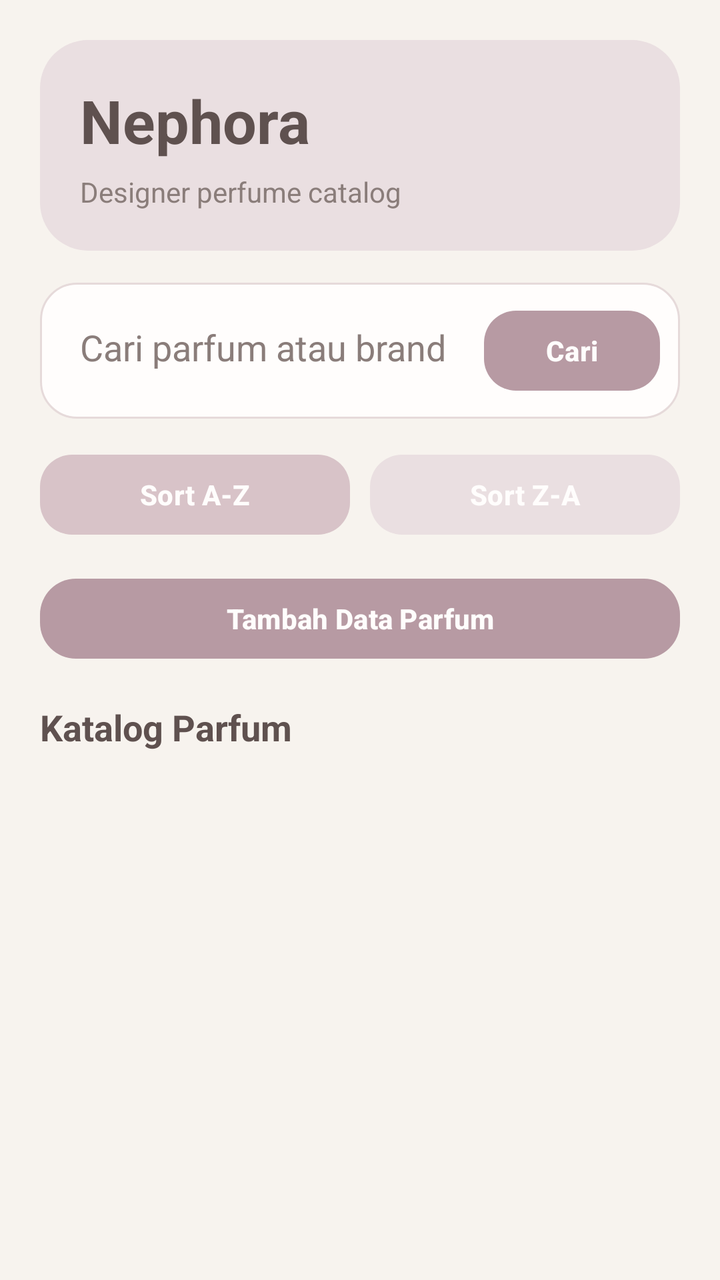
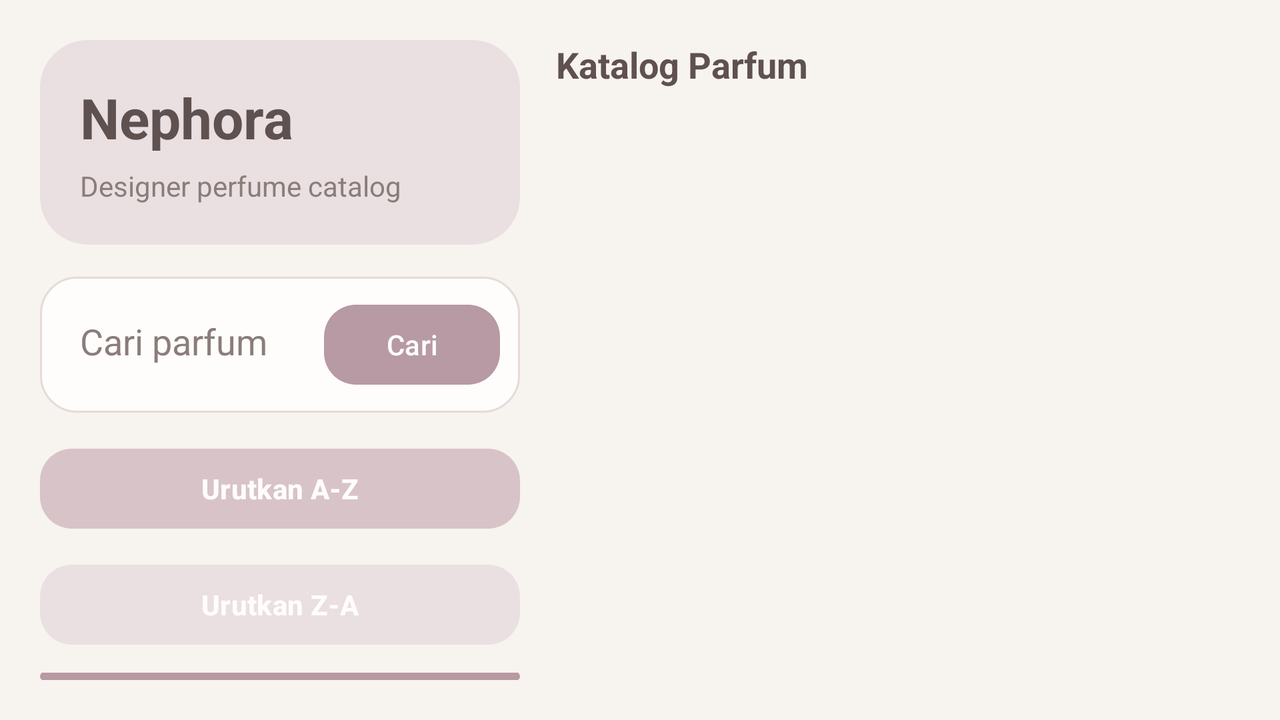

Compare how this app lays out the same screen by default and in its alternative resource folder. The renders come first, then the two layout files and the values they reference.
<!-- AndroidManifest.xml: application theme Theme.Nephora -->
<!-- res/layout/activity_main.xml -->
<?xml version="1.0" encoding="utf-8"?>
<androidx.constraintlayout.widget.ConstraintLayout
    xmlns:android="http://schemas.android.com/apk/res/android"
    xmlns:app="http://schemas.android.com/apk/res-auto"
    xmlns:tools="http://schemas.android.com/tools"
    android:layout_width="match_parent"
    android:layout_height="match_parent"
    android:background="@color/md_theme_light_background"
    android:padding="20dp"
    tools:context=".MainActivity">

    <LinearLayout
        android:id="@+id/layoutHero"
        android:layout_width="0dp"
        android:layout_height="wrap_content"
        android:background="@drawable/bg_hero"
        android:orientation="vertical"
        android:padding="20dp"
        app:layout_constraintTop_toTopOf="parent"
        app:layout_constraintStart_toStartOf="parent"
        app:layout_constraintEnd_toEndOf="parent">

        <TextView
            android:id="@+id/tvAppName"
            android:layout_width="wrap_content"
            android:layout_height="wrap_content"
            android:text="Nephora"
            android:textColor="@color/md_theme_light_onPrimaryContainer"
            android:textSize="30sp"
            android:textStyle="bold" />

        <TextView
            android:id="@+id/tvTagline"
            android:layout_width="wrap_content"
            android:layout_height="wrap_content"
            android:layout_marginTop="6dp"
            android:text="Designer perfume catalog"
            android:textColor="@color/text_secondary"
            android:textSize="14sp" />
    </LinearLayout>

    <LinearLayout
        android:id="@+id/layoutSearch"
        android:layout_width="0dp"
        android:layout_height="wrap_content"
        android:layout_marginTop="16dp"
        android:background="@drawable/bg_soft_input"
        android:orientation="horizontal"
        android:padding="10dp"
        app:layout_constraintTop_toBottomOf="@id/layoutHero"
        app:layout_constraintStart_toStartOf="parent"
        app:layout_constraintEnd_toEndOf="parent">

        <EditText
            android:id="@+id/etSearch"
            android:layout_width="0dp"
            android:layout_height="wrap_content"
            android:layout_weight="1"
            android:background="@null"
            android:hint="Cari parfum atau brand"
            android:inputType="text"
            android:padding="10dp"
            android:textColor="@color/md_theme_light_onSurface"
            android:textColorHint="@color/text_secondary" />

        <com.google.android.material.button.MaterialButton
            android:id="@+id/btnCari"
            android:layout_width="wrap_content"
            android:layout_height="wrap_content"
            android:text="Cari"
            android:textAllCaps="false"
            android:textStyle="bold"
            app:backgroundTint="@color/md_theme_light_primary"
            app:cornerRadius="16dp" />
    </LinearLayout>

    <LinearLayout
        android:id="@+id/layoutSort"
        android:layout_width="0dp"
        android:layout_height="wrap_content"
        android:layout_marginTop="14dp"
        android:orientation="horizontal"
        app:layout_constraintTop_toBottomOf="@id/layoutSearch"
        app:layout_constraintStart_toStartOf="parent"
        app:layout_constraintEnd_toEndOf="parent">

        <com.google.android.material.button.MaterialButton
            android:id="@+id/btnSortAZ"
            android:layout_width="0dp"
            android:layout_height="wrap_content"
            android:layout_weight="1"
            android:text="Sort A-Z"
            android:textAllCaps="false"
            android:textStyle="bold"
            app:backgroundTint="@color/md_theme_light_secondary"
            app:cornerRadius="16dp"
            app:iconPadding="8dp" />

        <com.google.android.material.button.MaterialButton
            android:id="@+id/btnSortZA"
            android:layout_width="0dp"
            android:layout_height="wrap_content"
            android:layout_marginStart="10dp"
            android:layout_weight="1"
            android:text="Sort Z-A"
            android:textAllCaps="false"
            android:textStyle="bold"
            app:backgroundTint="@color/md_theme_light_primaryContainer"
            app:cornerRadius="16dp" />
    </LinearLayout>

    <com.google.android.material.button.MaterialButton
        android:id="@+id/btnTambah"
        android:layout_width="0dp"
        android:layout_height="wrap_content"
        android:layout_marginTop="14dp"
        android:text="Tambah Data Parfum"
        android:textAllCaps="false"
        android:textStyle="bold"
        app:backgroundTint="@color/md_theme_light_primary"
        app:cornerRadius="18dp"
        app:layout_constraintTop_toBottomOf="@id/layoutSort"
        app:layout_constraintStart_toStartOf="parent"
        app:layout_constraintEnd_toEndOf="parent" />

    <TextView
        android:id="@+id/tvSectionTitle"
        android:layout_width="wrap_content"
        android:layout_height="wrap_content"
        android:layout_marginTop="18dp"
        android:text="Katalog Parfum"
        android:textColor="@color/md_theme_light_onBackground"
        android:textSize="18sp"
        android:textStyle="bold"
        app:layout_constraintTop_toBottomOf="@id/btnTambah"
        app:layout_constraintStart_toStartOf="parent" />

    <androidx.recyclerview.widget.RecyclerView
        android:id="@+id/rvParfum"
        android:layout_width="0dp"
        android:layout_height="0dp"
        android:layout_marginTop="10dp"
        android:clipToPadding="false"
        android:paddingBottom="8dp"
        tools:listitem="@layout/item_parfum"
        app:layout_constraintTop_toBottomOf="@id/tvSectionTitle"
        app:layout_constraintBottom_toBottomOf="parent"
        app:layout_constraintStart_toStartOf="parent"
        app:layout_constraintEnd_toEndOf="parent" />

</androidx.constraintlayout.widget.ConstraintLayout>
<!-- resources referenced by this layout -->
<resources>
  <color name="md_theme_light_background">#F7F3EE</color>
  <color name="md_theme_light_onBackground">#5F514F</color>
  <color name="md_theme_light_onPrimaryContainer">#5F514F</color>
  <color name="md_theme_light_onSurface">#5F514F</color>
  <color name="md_theme_light_primary">#B79AA3</color>
  <color name="md_theme_light_primaryContainer">#EADFE1</color>
  <color name="md_theme_light_secondary">#D8C3C8</color>
  <color name="text_secondary">#8A7D7A</color>
  <!-- drawable bg_hero (drawable) -->
  <?xml version="1.0" encoding="utf-8"?>
  <shape xmlns:android="http://schemas.android.com/apk/res/android">
      <solid android:color="@color/md_theme_light_primaryContainer" />
      <corners android:radius="24dp" />
  </shape>
  <!-- drawable bg_soft_input (drawable) -->
  <?xml version="1.0" encoding="utf-8"?>
  <shape xmlns:android="http://schemas.android.com/apk/res/android">
      <solid android:color="@color/md_theme_light_surface" />
      <corners android:radius="18dp" />
      <stroke
          android:width="1dp"
          android:color="@color/divider_soft" />
  </shape>
  <style name="Theme.Nephora" parent="Theme.Material3.Light.NoActionBar">
          <item name="colorPrimary">@color/md_theme_light_primary</item>
          <item name="colorOnPrimary">@color/md_theme_light_onPrimary</item>
          <item name="colorPrimaryContainer">@color/md_theme_light_primaryContainer</item>
          <item name="colorOnPrimaryContainer">@color/md_theme_light_onPrimaryContainer</item>
  
          <item name="colorSecondary">@color/md_theme_light_secondary</item>
          <item name="colorOnSecondary">@color/md_theme_light_onSecondary</item>
          <item name="colorSecondaryContainer">@color/md_theme_light_secondaryContainer</item>
          <item name="colorOnSecondaryContainer">@color/md_theme_light_onSecondaryContainer</item>
  
          <item name="colorSurface">@color/md_theme_light_surface</item>
          <item name="colorOnSurface">@color/md_theme_light_onSurface</item>
          <item name="android:colorBackground">@color/md_theme_light_background</item>
          <item name="colorOnBackground">@color/md_theme_light_onBackground</item>
  
          <item name="colorError">@color/md_theme_light_error</item>
          <item name="colorOnError">@color/md_theme_light_onError</item>
  
          <item name="android:statusBarColor">@color/md_theme_light_background</item>
          <item name="android:navigationBarColor">@color/md_theme_light_background</item>
  
          <item name="android:windowLightStatusBar" tools:targetApi="m">true</item>
          <item name="android:windowLightNavigationBar" tools:targetApi="o_mr1">true</item>
      </style>
  <color name="md_theme_light_surface">#FFFDFC</color>
  <color name="divider_soft">#E6DADA</color>
  <color name="md_theme_light_onPrimary">#FFFDFC</color>
  <color name="md_theme_light_onSecondary">#5F514F</color>
  <color name="md_theme_light_secondaryContainer">#F1E8EA</color>
  <color name="md_theme_light_onSecondaryContainer">#5F514F</color>
  <color name="md_theme_light_error">#B85C5C</color>
  <color name="md_theme_light_onError">#FFFFFF</color>
</resources>
<!-- res/layout-land/activity_main.xml (the repository's variant of the layout above) -->
<!-- drawn on the phone turned sideways -->
<?xml version="1.0" encoding="utf-8"?>
<androidx.constraintlayout.widget.ConstraintLayout
    xmlns:android="http://schemas.android.com/apk/res/android"
    xmlns:app="http://schemas.android.com/apk/res-auto"
    xmlns:tools="http://schemas.android.com/tools"
    android:layout_width="match_parent"
    android:layout_height="match_parent"
    android:background="@color/md_theme_light_background"
    android:padding="20dp"
    tools:context=".MainActivity">

    <androidx.constraintlayout.widget.Guideline
        android:id="@+id/guideline"
        android:layout_width="wrap_content"
        android:layout_height="wrap_content"
        android:orientation="vertical"
        app:layout_constraintGuide_percent="0.40" />

    <LinearLayout
        android:id="@+id/leftPanel"
        android:layout_width="0dp"
        android:layout_height="0dp"
        android:orientation="vertical"
        app:layout_constraintTop_toTopOf="parent"
        app:layout_constraintBottom_toBottomOf="parent"
        app:layout_constraintStart_toStartOf="parent"
        app:layout_constraintEnd_toStartOf="@id/guideline">

        <LinearLayout
            android:layout_width="match_parent"
            android:layout_height="wrap_content"
            android:background="@drawable/bg_hero"
            android:orientation="vertical"
            android:padding="20dp">

            <TextView
                android:layout_width="wrap_content"
                android:layout_height="wrap_content"
                android:text="Nephora"
                android:textColor="@color/md_theme_light_onPrimaryContainer"
                android:textSize="28sp"
                android:textStyle="bold" />

            <TextView
                android:layout_width="wrap_content"
                android:layout_height="wrap_content"
                android:layout_marginTop="6dp"
                android:text="Designer perfume catalog"
                android:textColor="@color/text_secondary"
                android:textSize="14sp" />
        </LinearLayout>

        <LinearLayout
            android:layout_width="match_parent"
            android:layout_height="wrap_content"
            android:layout_marginTop="16dp"
            android:background="@drawable/bg_soft_input"
            android:orientation="horizontal"
            android:padding="10dp">

            <EditText
                android:id="@+id/etSearch"
                android:layout_width="0dp"
                android:layout_height="wrap_content"
                android:layout_weight="1"
                android:background="@null"
                android:hint="Cari parfum"
                android:padding="10dp"
                android:textColor="@color/md_theme_light_onSurface"
                android:textColorHint="@color/text_secondary" />

            <com.google.android.material.button.MaterialButton
                android:id="@+id/btnCari"
                android:layout_width="wrap_content"
                android:layout_height="wrap_content"
                android:text="Cari"
                android:textAllCaps="false"
                app:backgroundTint="@color/md_theme_light_primary"
                app:cornerRadius="16dp" />
        </LinearLayout>

        <com.google.android.material.button.MaterialButton
            android:id="@+id/btnSortAZ"
            android:layout_width="match_parent"
            android:layout_height="wrap_content"
            android:layout_marginTop="14dp"
            android:text="Urutkan A-Z"
            android:textAllCaps="false"
            android:textStyle="bold"
            app:backgroundTint="@color/md_theme_light_secondary"
            app:cornerRadius="16dp" />

        <com.google.android.material.button.MaterialButton
            android:id="@+id/btnSortZA"
            android:layout_width="match_parent"
            android:layout_height="wrap_content"
            android:layout_marginTop="10dp"
            android:text="Urutkan Z-A"
            android:textAllCaps="false"
            android:textStyle="bold"
            app:backgroundTint="@color/md_theme_light_primaryContainer"
            app:cornerRadius="16dp" />

        <com.google.android.material.button.MaterialButton
            android:id="@+id/btnTambah"
            android:layout_width="match_parent"
            android:layout_height="wrap_content"
            android:layout_marginTop="10dp"
            android:text="Tambah Data Parfum"
            android:textAllCaps="false"
            android:textStyle="bold"
            app:backgroundTint="@color/md_theme_light_primary"
            app:cornerRadius="18dp" />

    </LinearLayout>

    <LinearLayout
        android:layout_width="0dp"
        android:layout_height="0dp"
        android:layout_marginStart="18dp"
        android:orientation="vertical"
        app:layout_constraintTop_toTopOf="parent"
        app:layout_constraintBottom_toBottomOf="parent"
        app:layout_constraintStart_toEndOf="@id/guideline"
        app:layout_constraintEnd_toEndOf="parent">

        <TextView
            android:layout_width="wrap_content"
            android:layout_height="wrap_content"
            android:text="Katalog Parfum"
            android:textColor="@color/md_theme_light_onBackground"
            android:textSize="18sp"
            android:textStyle="bold" />

        <androidx.recyclerview.widget.RecyclerView
            android:id="@+id/rvParfum"
            android:layout_width="match_parent"
            android:layout_height="0dp"
            android:layout_weight="1"
            android:layout_marginTop="10dp"
            tools:listitem="@layout/item_parfum" />
    </LinearLayout>

</androidx.constraintlayout.widget.ConstraintLayout>
